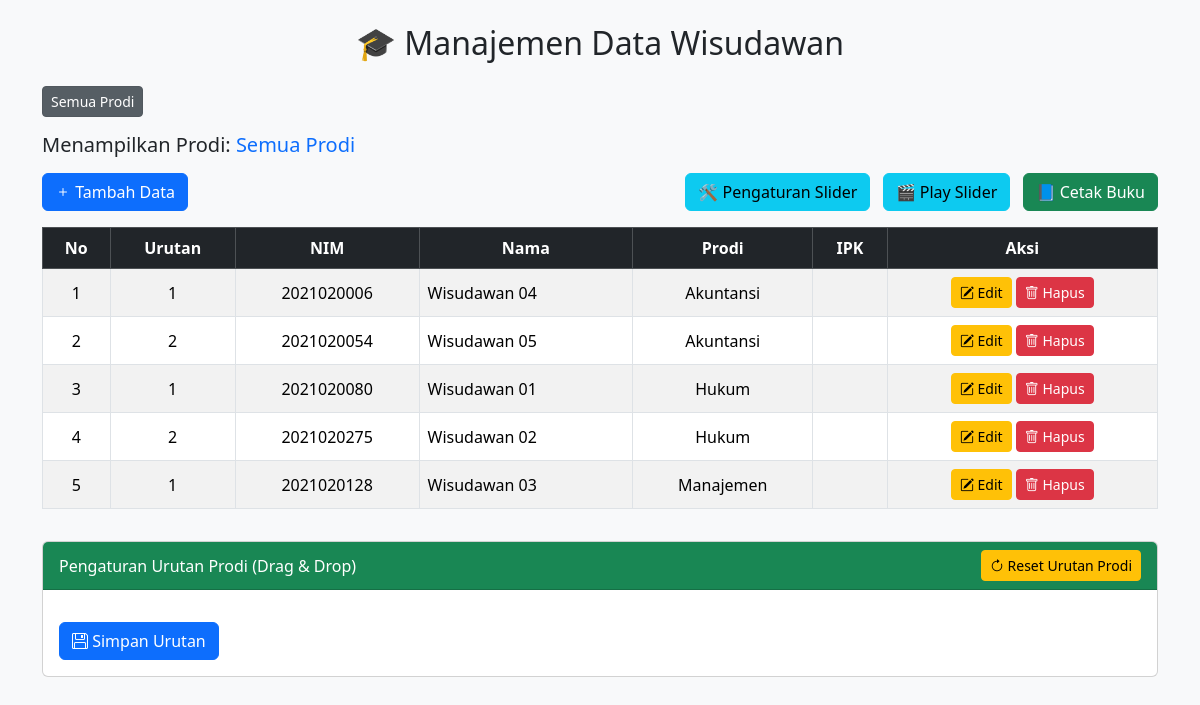
The app's page /admin.php, older data.
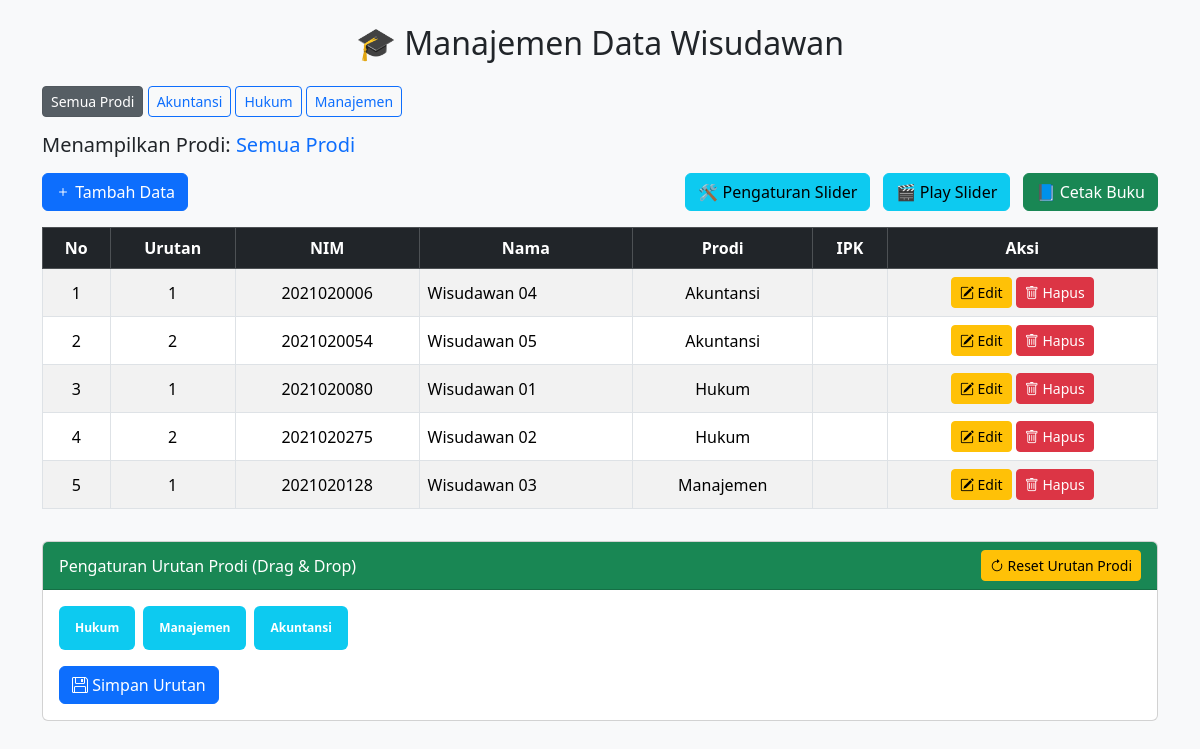
The same page, newer data.
### tables this page shows
CREATE TABLE `tbl_wisudawan`  (
  `id` int NOT NULL AUTO_INCREMENT,
  `urutan` int NULL DEFAULT NULL,
  `nirm` varchar(255) NULL DEFAULT NULL,
  `nama` varchar(255) NULL DEFAULT NULL,
  `ortu_laki` varchar(255) NULL DEFAULT NULL,
  `ortu_perempuan` varchar(255) NULL DEFAULT NULL,
  `tmp_tgl_lahir` text NULL,
  `asal_sekolah` varchar(255) NULL DEFAULT NULL,
  `alamat` text NULL,
  `ipk` varchar(255) NULL DEFAULT NULL,
  `judul` text NULL,
  `keterangan` text NULL,
  `prodi` varchar(255) NULL DEFAULT NULL,
  `gelombang` varchar(1) NULL DEFAULT NULL,
  PRIMARY KEY (`id`) USING BTREE,
  INDEX `idx_gelombang_prodi`(`gelombang` ASC, `prodi` ASC) USING BTREE
);

CREATE TABLE `tbl_prodi_urutan`  (
  `id` int NOT NULL AUTO_INCREMENT,
  `nama_prodi` varchar(100) NOT NULL,
  `urutan` int NOT NULL,
  PRIMARY KEY (`id`) USING BTREE
);

### admin.php (the view, shortened to what the changed rows need)
<?php
include("connection.php");
$prodiResult = mysqli_query($koneksi, "SELECT DISTINCT prodi FROM tbl_wisudawan ORDER BY prodi ASC");
$checkUrutan = mysqli_query($koneksi, "SELECT COUNT(*) as total FROM tbl_prodi_urutan");
$rowCheck = mysqli_fetch_assoc($checkUrutan);
if ($rowCheck['total'] == 0) {
    $urut = 1;
    while($p = mysqli_fetch_assoc($prodiResult)) {
        $prodiName = $p['prodi'];
        mysqli_query($koneksi, "INSERT INTO tbl_prodi_urutan (nama_prodi, urutan)
                                VALUES ('".mysqli_real_escape_string($koneksi,$prodiName)."', $urut)");
        $urut++;
    }
}
$selectedProdi = isset($_GET['prodi']) ? $_GET['prodi'] : '';
$limit = 30;
$page = isset($_GET['page']) ? (int)$_GET['page'] : 1;
$offset = ($page - 1) * $limit;
$where = $selectedProdi ? "WHERE prodi='$selectedProdi'" : "";
$result = mysqli_query($koneksi, "SELECT * FROM tbl_wisudawan $where ORDER BY prodi ASC, urutan ASC LIMIT $offset, $limit");
?>
<!DOCTYPE html>
<html lang="id">
<head>
    <link href="https://cdn.jsdelivr.net/npm/bootstrap@5.3.3/dist/css/bootstrap.min.css" rel="stylesheet">
    <link rel="stylesheet" href="https://cdn.jsdelivr.net/npm/bootstrap-icons@1.11.1/font/bootstrap-icons.css">
</head>
<body class="bg-light">
<div class="container mt-4">
    <h2 class="mb-4 text-center">🎓 Manajemen Data Wisudawan</h2>
    <div class="mb-3">
        <a href="admin.php" class="btn btn-secondary btn-sm <?= $selectedProdi=='' ? 'active' : '' ?>">Semua Prodi</a>
        <?php while($p = mysqli_fetch_assoc($prodiResult)): ?>
            <a href="?prodi=<?= urlencode($p['prodi']) ?>"
               class="btn btn-outline-primary btn-sm <?= $selectedProdi==$p['prodi'] ? 'active' : '' ?>">
               <?= htmlspecialchars($p['prodi']) ?>
            </a>
        <?php endwhile; ?>
    </div>
    <div class="table-responsive">
        <table class="table table-bordered table-striped align-middle">
            <thead class="table-dark text-center">
                <tr>
                    <th>No</th>
                    <th>Urutan</th>
                    <th>NIM</th>
                    <th>Nama</th>
                    <th>Prodi</th>
                    <th>IPK</th>
                    <th>Aksi</th>
                </tr>
            </thead>
            <tbody>
            <?php
            $no = $offset + 1;
            if (mysqli_num_rows($result) == 0): ?>
                <tr><td colspan="8" class="text-center text-muted">Tidak ada data</td></tr>
            <?php else:
                while ($row = mysqli_fetch_assoc($result)): ?>
                <tr>
                    <td class=" text-center"><?= $no++ ?></td>
                    <td class=" text-center"><?= htmlspecialchars($row['urutan'] ?? '') ?></td>
                    <td class=" text-center"><?= htmlspecialchars($row['nirm'] ?? '') ?></td>
                    <td><?= htmlspecialchars($row['nama'] ?? '') ?></td>
                    <td class=" text-center"><?= htmlspecialchars($row['prodi'] ?? '') ?></td>
                    <td class=" text-center"><?= htmlspecialchars($row['ipk'] ?? '') ?></td>
                    <td class="text-center">
                        <button class="btn btn-sm btn-warning"
                            data-bs-toggle="modal"
                            data-bs-target="#formModal"
                            onclick='editData(<?= json_encode($row) ?>)'><i class="bi bi-pencil-square"></i> Edit</button>
                        <a href="?delete=<?= $row['id'] ?>&prodi=<?= urlencode($selectedProdi) ?>" class="btn btn-sm btn-danger" onclick="return confirm('Hapus data ini?')"><i class="bi bi-trash"></i> Hapus</a>
                    </td>
                </tr>
            <?php endwhile; endif; ?>
            </tbody>
        </table>
    </div>
    <div class="card mb-5 mt-3">
        <div class="card-body">
            <div id="prodi-container" class="d-flex flex-wrap gap-2">
              <?php
              $q = mysqli_query($koneksi, "SELECT * FROM tbl_prodi_urutan ORDER BY urutan ASC");
              while ($r = mysqli_fetch_assoc($q)) {
                  echo "<div class='badge bg-info text-white p-3 rounded draggable-item' data-id='{$r['id']}' style='cursor:grab;'>{$r['nama_prodi']}</div>";
              }
              ?>
          </div>
        </div>
    </div>
</div>
</body>
</html>

Row changes from the older to the newer data that the page shows:
added tbl_prodi_urutan: nama_prodi "Hukum"
added tbl_prodi_urutan: nama_prodi "Manajemen"
added tbl_prodi_urutan: nama_prodi "Akuntansi"
Text that changed along with them:
new list line: "Akuntansi"
new list line: "Hukum"
new list line: "Manajemen"
